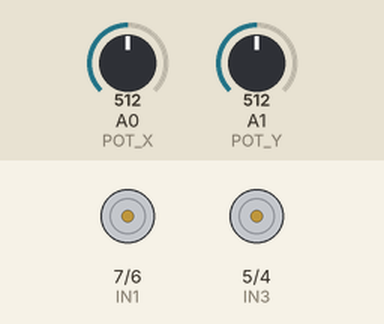
A sketch run on a simulated Arduino Uno, built with avr-gcc and run on an emulated ATmega328P. On the bench: motor-driver pin pairs drawn as motors (green arrow = first pin HIGH = forward, orange = second pin HIGH = backward, longer = more drive, scaled by the enable pin). Inputs (shaded band) come from the test bench; at power-on: A1 (POT_Y) = 512, A0 (POT_X) = 512.

Above: at 1.2 s.
1.3 s: A1 (POT_Y) set to 716
2.8 s: A0 (POT_X) set to 716
At 4.0 s:
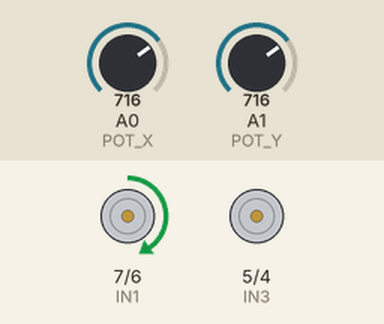
4.3 s: A0 (POT_X) set to 900
At 5.1 s:
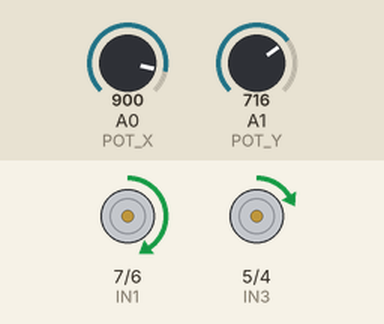
Timing chart, 0 to 5.7 s (numbered marks = the images above; inputs shaded):
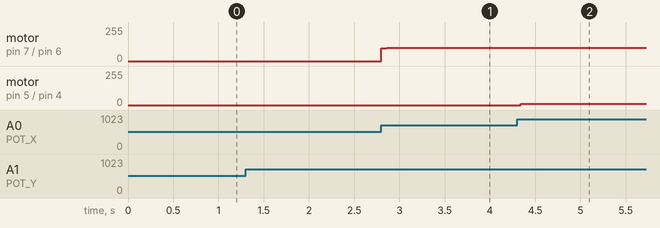

The sketch:

gesturecontrolledrobot.ino
```cpp
#define ENA 9   // PWM pin for left motor
#define ENB 10  // PWM pin for right motor
#define IN1 7   // Left motor direction 1
#define IN2 6   // Left motor direction 2
#define IN3 5   // Right motor direction 1
#define IN4 4   // Right motor direction 2
#define POT_X A0 // POT-HG for forward/backward
#define POT_Y A1 // POT-HG for left/right

void setup() {
  pinMode(IN1, OUTPUT);
  pinMode(IN2, OUTPUT);
  pinMode(IN3, OUTPUT);
  pinMode(IN4, OUTPUT);
  pinMode(ENA, OUTPUT);
  pinMode(ENB, OUTPUT);
}

void loop() {
  int xVal = analogRead(POT_X); // Read forward/backward input
  int yVal = analogRead(POT_Y); // Read left/right input

  int motorSpeedX = map(abs(xVal - 512), 0, 512, 0, 255); // Map X-axis to speed
  int motorSpeedY = map(abs(yVal - 512), 0, 512, 0, 255); // Map Y-axis to speed

  // Forward/backward motion (both motors)
  if (xVal > 512) { // Forward
    digitalWrite(IN1, HIGH);
    digitalWrite(IN2, LOW);
    analogWrite(ENA, motorSpeedX); // Left motor PWM

    digitalWrite(IN3, HIGH);
    digitalWrite(IN4, LOW);
    analogWrite(ENB, motorSpeedX); // Right motor PWM
  } else if (xVal < 512) { // Backward
    digitalWrite(IN1, LOW);
    digitalWrite(IN2, HIGH);
    analogWrite(ENA, motorSpeedX); // Left motor PWM

    digitalWrite(IN3, LOW);
    digitalWrite(IN4, HIGH);
    analogWrite(ENB, motorSpeedX); // Right motor PWM
  } else { // Stop
    analogWrite(ENA, 0);
    analogWrite(ENB, 0);
  }

  // Left/right turning adjustments
  if (yVal > 512) { // Turn right
    analogWrite(ENA, motorSpeedY); // Left motor keeps moving
    analogWrite(ENB, 0);          // Right motor stops
  } else if (yVal < 512) { // Turn left
    analogWrite(ENA, 0);          // Left motor stops
    analogWrite(ENB, motorSpeedY); // Right motor keeps moving
  }
}
```

Measured:
- after the input at 2.8 s, motor on pin 7 (IN1) / pin 6 (IN2): stopped → forward 96/255 at once, → forward 101/255 0.06 s later
- after the input at 4.3 s, motor on pin 5 (IN3) / pin 4 (IN4): stopped → forward 9/255 at once
